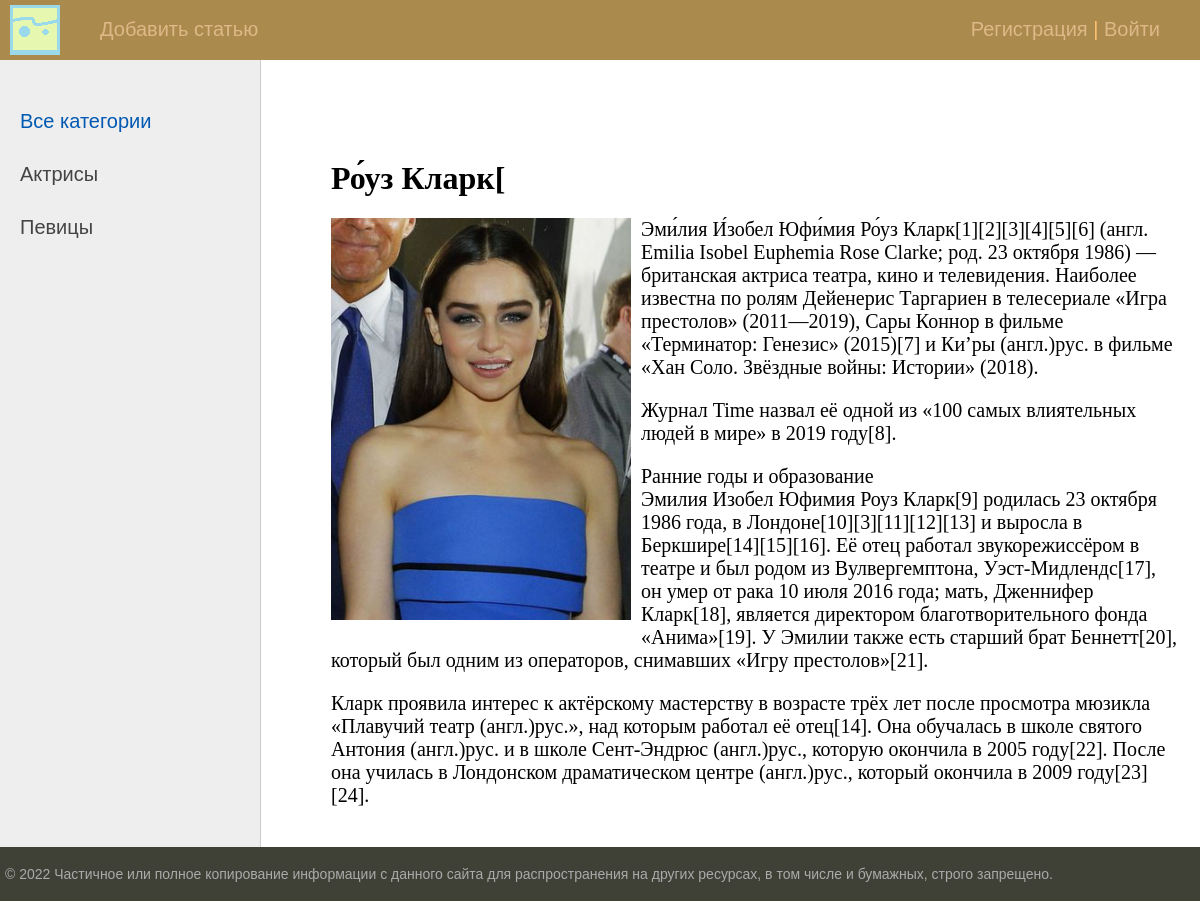
/post/rouz-klark/, run on an earlier commit of the app's database.
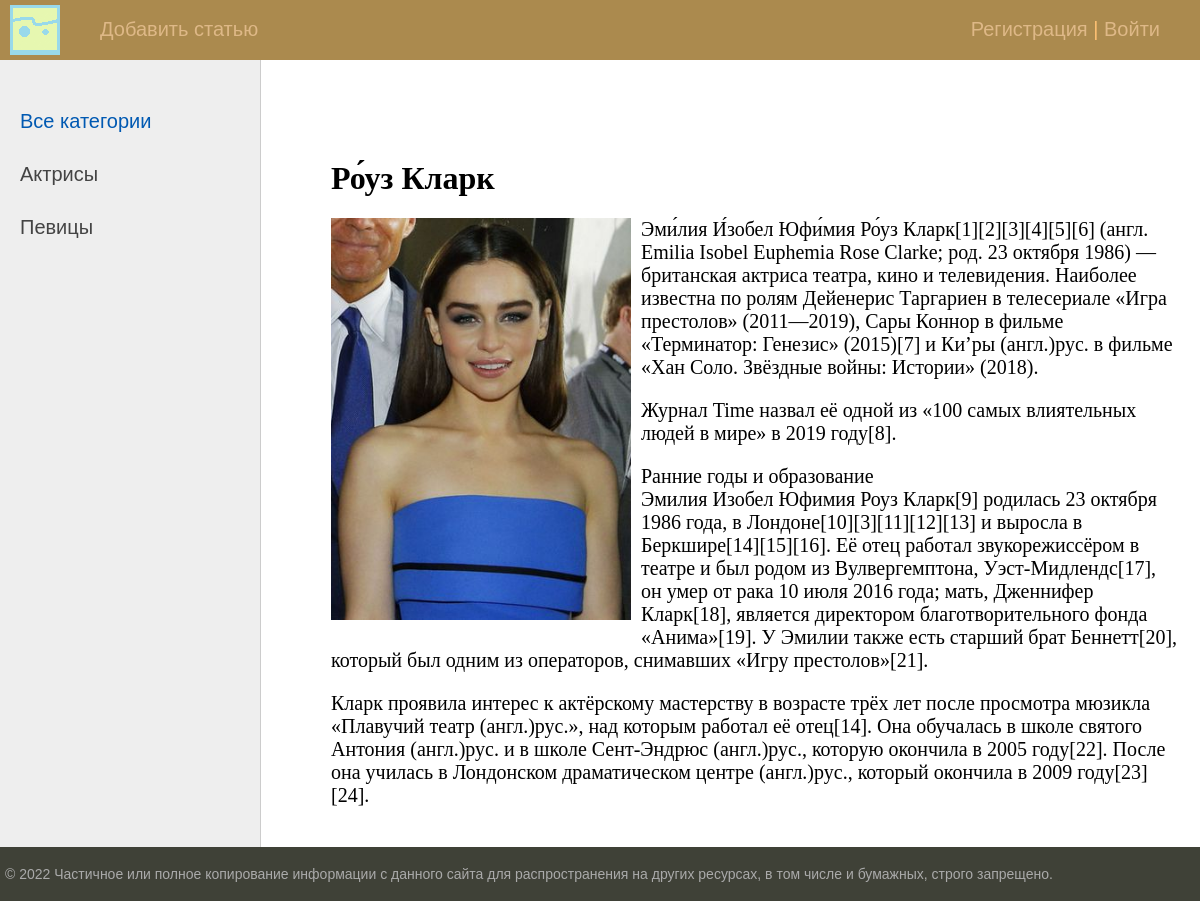
And on a later commit of the database.
### women/models.py (models this page shows, shortened)
class Women(models.Model):
    title = models.CharField(max_length=255, verbose_name='Заголовок')
    slug = models.SlugField(max_length=255, unique=True, db_index=True, verbose_name='URL')
    content = models.TextField(blank=True, verbose_name='Текст статьи')
    photo = models.FileField(upload_to="photos/%Y/%m/%d/", verbose_name='Фото')
    time_create = models.DateTimeField(auto_now_add=True, verbose_name='Время создания')
    time_update = models.DateTimeField(auto_now=True, verbose_name='Время изменения')
    is_published = models.BooleanField(default=True, verbose_name='Публикация')
    cat = models.ForeignKey('Category', on_delete=models.PROTECT, verbose_name='Категории')
    def __str__(self):
        return self.title
    class Meta:
        verbose_name = 'Женщину'
        verbose_name_plural = 'Женщины'
        ordering = ['-time_create', 'title']

### women/views.py (the view)
# urls.py: path('post/<slug:post_slug>/', ShowPost.as_view(), name='post'),
class ShowPost(DataMixin, DetailView):
    model = Women
    template_name = 'women/post.html'
    slug_url_kwarg = 'post_slug'
    context_object_name = 'post'
    def get_context_data(self, *, object_list=None, **kwargs):
        context = super().get_context_data(**kwargs)
        c_def = self.get_user_context(title=context['post'])
        return dict(list(context.items()) + list(c_def.items()))

### women/models.py (called while the page is built)
    def get_absolute_url(self):
        return reverse('category', kwargs={'cat_slug': self.slug})

### women/utils.py (called while the page is built)
    def get_user_context(self, **kwargs):
        context = kwargs
        cats = cache.get('cats')
        if not cats:
            cats = Category.objects.annotate(Count('women'))
            cache.set('cats', cats, 60)
        user_menu = menu.copy()
        if not self.request.user.is_authenticated:
            user_menu.pop(1)
        context['menu'] = user_menu
        context['cats'] = cats
        if 'cat_selected' not in context:
            context['cat_selected'] = 0
        return context

### women/templates/women/post.html
{% extends 'women/base.html' %}
{% block content %}
<h1>{{post.title}}</h1>
{% if post.photo %}
<p><img class='img-article-left', src='{{post.photo.url}}'></p>
{% endif %}
{{post.content|linebreaks}}
{% endblock %}

### women/templates/women/base.html (shortened to what this page needs)
{% load static %}
{% load women_tags %}
<!DOCTYPE html>
<html>
<head>
	<link type="text/css" href="{% static 'women/css/stylee.css' %}" rel="stylesheet" />
</head>
<body>
<table class="table-page" border=0 cellpadding="0" cellspacing="0">
<tr><td valign=top>
{% block mainmenu %}
		<div class="header">
			<ul id="mainmenu" class="mainmenu">
			<li class="logo"><a href="{% url 'home' %}"><div class="logo"></div></a></li>
{% for m in menu %}
			<li><a href="{% url m.url_name %}">{{m.title}}</a></li>
{% endfor %}
			{% if request.user.is_authenticated %}
			<li class = 'last'> {{user.username}} | <a href="{% url 'logout' %}">Выйти</a></li>
			{% else %}
			<li class = 'last'><a href="{% url 'register' %}">Регистрация</a> | <a href="{% url 'login' %}">Войти</a></li>
			{% endif %}
		    </ul>
		</div>
{% endblock mainmenu %}
<table class="table-content" border=0 cellpadding="0" cellspacing="0">
<tr>
	<td valign="top" class="left-chapters">
	<ul id="leftchapters">
{% if cat_selected == 0 %}
		<li class="selected">Все категории</li>
{% else %}
		<li><a href="{% url 'home' %}">Все категории </a></li>
{% endif %}
{% for c in cats %}
{% if c.women__count > 0 %}
	{% if c.pk == cat_selected %}
		<li class='selected'>{{c.name}}</li>
	{% else %}
		<li><a href="{{ c.get_absolute_url }}">{{c.name}}</a></li>
	{% endif %}
{% endif %}
{% endfor %}
	</ul>
</td>
<td valign="top" class="content">
	<div class="content-text">
{% block content %}
{% endblock %}
	</div>
</td></tr></table>
</td></tr>
<tr><td valign=top>
	<div id="footer">
		<p>&copy; 2022 Частичное или полное копирование информации с данного сайта для распространения на других ресурсах, в том числе и бумажных, строго запрещено.</p>
	</div>
</td></tr></table>
</body>
</html>

What changed in the data, as far as the page shows it:
changed Women: title "Ро́уз Кларк[" → "Ро́уз Кларк"
